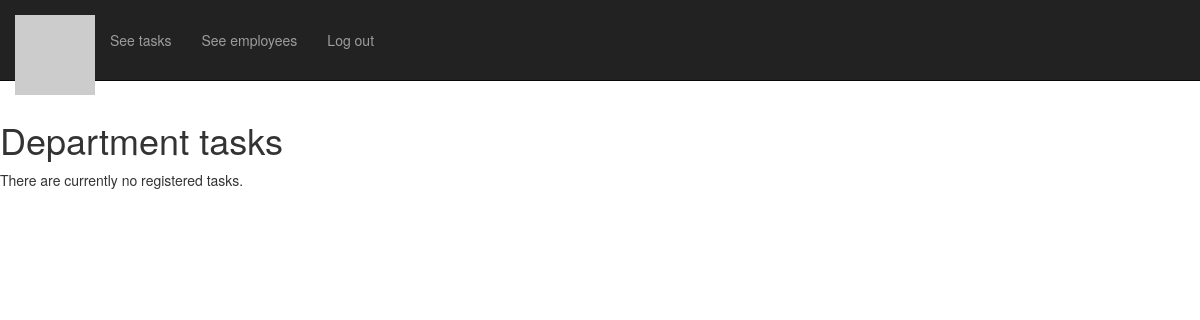
The app's page /menus/see_tasks.php (signed in), older data.
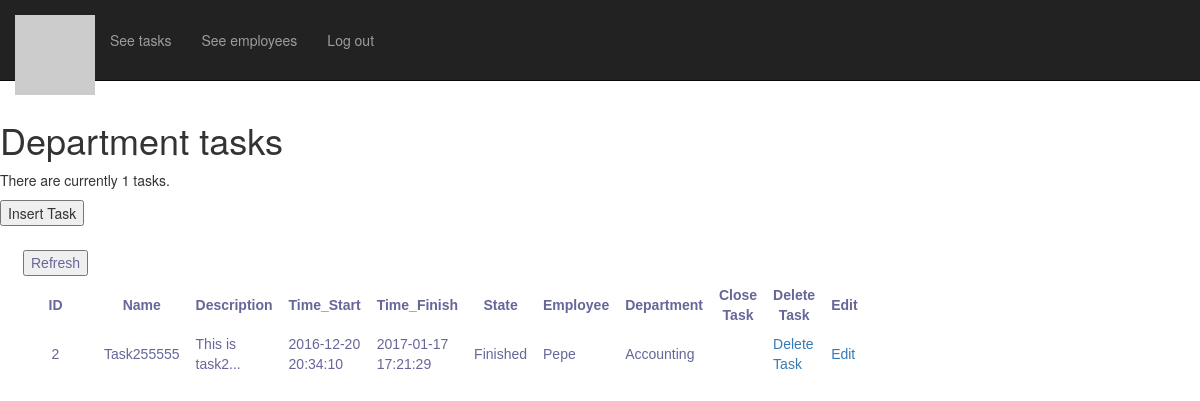
The same page, newer data.
### tables this page shows
CREATE TABLE `tasks` (
  `ID` int(11) NOT NULL,
  `Name` varchar(50) NOT NULL,
  `Description` text NOT NULL,
  `Time_Start` datetime NOT NULL,
  `Time_Finish` datetime DEFAULT NULL,
  `State` set('Open','Pending','Finished') NOT NULL,
  `Employee` varchar(9) NOT NULL,
  `Department` int(11) NOT NULL
);

CREATE TABLE `employees` (
  `DNI` varchar(9) NOT NULL,
  `Name` varchar(50) NOT NULL,
  `Surname` varchar(50) NOT NULL,
  `Email` varchar(50) NOT NULL,
  `TelePhone` int(9) NOT NULL,
  `Password` varchar(50) NOT NULL,
  `Code_Dep` int(11) NOT NULL,
  `role` set('big_boss','dep_boss','employee','staff_manager') NOT NULL
);

CREATE TABLE `department` (
  `Code` int(11) NOT NULL,
  `Name` varchar(50) NOT NULL,
  `Boss` varchar(9) DEFAULT NULL
);

### menus/see_tasks.php (the view, shortened to what this page needs)
<?php
	include ('./header.php');
if (!isset($_SESSION['dni'])) {
	require ('../includes/functions.php');
	redirect_user('../login.php');
}
else {
	$dept=$_SESSION['code_dep'];
	echo '<h1>Department tasks</h1>';
	require ('../includes/mysqli_connect.php');
	$q = "SELECT t.ID, t.Name, t.Description, t.Time_Start, t.Time_Finish, t.State, e.Name, d.Name, d.Code FROM tasks AS t
		  INNER JOIN department as d  ON t.Department = d.Code
		  INNER JOIN employees as e on t.Employee = e.DNI WHERE d.Code = $dept
		  ORDER BY t.ID";
	$r = @mysqli_query ($dbc, $q);
	$num = mysqli_num_rows($r);
	if ($num > 0) {
		echo "<p>There are currently $num tasks.</p>\n";
		if($role="dep_boss"){
		 ?>
			<td><input type="submit" value="Insert Task"  onclick=window.open('./inserttask.php','ventana','width=640,height=600');></td>
			<?php
	}
		if ($role="dep_boss"){
			echo '<link rel="stylesheet" href="../style/users_data.css">
			<table id="hor-minimalist-a" align="center">';
			echo '<td><input type="submit" value="Refresh"></td>
			<tr>
				<td align="center"><b>ID</b></td>
				<td align="center"><b> Name</b></td>
				<td align="center"><b> Description</b></td>
				<td align="center"><b> Time_Start</b></td>
				<td align="center"><b> Time_Finish</b></td>
				<td align="center"><b> State</b></td>
				<td align="center"><b> Employee</b></td>
				<td align="center"><b> Department</b></td>
				<td align="center"><b>Close Task</b></td>
				<td align="center"><b> Delete Task</b></td>
				<td align="center"><b> Edit</b></td>
			</tr>';
			while ($row = mysqli_fetch_array($r, MYSQLI_NUM)) {
				if('Pending' == $row[5]){
					echo '<tr>
					<td align="center">' . $row[0] . '</td>
					<td align="left">' . $row[1] . '</td>
					<td align="left">' . $row[2] . '</td>
					<td align="left">' . $row[3] . '</td>
					<td align="left">' . $row[4] . '</td>
					<td align="left">' . $row[5] . '</td>
					<td align="left">' . $row[6] . '</td>
					<td align="left">' . $row[7] . '</td>
					<td align="left"><a href="confirm_close_task.php?id=' . $row[0] . '">Confirm Close</a></td>
					<td align="left"><a href="delete_task.php?id=' . $row[0] . '">Delete Task</a></td>
					<td align="left"><a href="task_edit.php?id=' . $row[0] . '">Edit</a></td>
				</tr>';
				}
				elseif ('Finished' == $row[5]){
					echo '<tr>
					<td align="center">' . $row[0] . '</td>
					<td align="left">' . $row[1] . '</td>
					<td align="left">' . $row[2] . '</td>
					<td align="left">' . $row[3] . '</td>
					<td align="left">' . $row[4] . '</td>
					<td align="left">' . $row[5] . '</td>
					<td align="left">' . $row[6] . '</td>
					<td align="left">' . $row[7] . '</td>
					<td align="left"></td>
					<td align="left"><a href="delete_task.php?id=' . $row[0] . '">Delete Task</a></td>
					<td align="left"><a href="task_edit.php?id=' . $row[0] . '">Edit</a></td>
				</tr>';
				}
			}
		}
		}
else {
		echo '<p class="error">There are currently no registered tasks.</p>';
	}
}
?>

Row changes from the older to the newer data that the page shows:
added tasks: ID "2", Name "Task255555", Description "This is task2...", Time_Start "2016-12-20 20:34:10", Time_Finish "2017-01-17 17:21:29", State "Finished", Employee.Name "Pepe", Department.Name "Accounting"
Text that changed along with them:
$num: (not shown) → "1"
form field value: (not shown) → "Insert Task"
form field value: (not shown) → "Refresh"
text no longer shown: "There are currently no registered tasks."
text now shown: "There are currently tasks. ID Name Description Time_Start Time_Finish State Employee Department Close Task Delete Task Edit"
